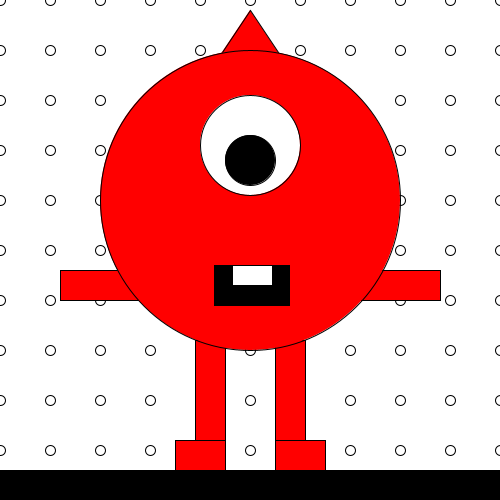
Frame 1 (no input)
Frame 60 (the mouse pressed at the canvas centre just before this capture): identical to frame 1, image omitted
Frame 120 (the mouse held since frame 60 and released just before this capture): identical to frame 1, image omitted

The Processing sketch that drew this single still picture (run headless with seeded random() and noise(); from frame 60 on, the mouse is pressed at the canvas centre):

// Processing sketch: processing_159934
// ── processing_159934.pde

void setup () {
  size(500, 500) ;

}

void draw() {
background(255) ;

fill(255) ;
//this is the pattern
for (int y = 0 ; y < 30; y++) {
for (int x = 0 ; x < 30 ; x++) {
  ellipse(50*x, 50*y , 10, 10) ;
    }
  }
fill(255, 0, 0) ;
   triangle(220, 55, 250, 10, 280, 55) ;
   rect(60, 270, 80, 30) ;
   rect(350, 270, 90, 30) ;
  rect(195, 340, 30, 100) ;
   rect(275, 340, 30, 100) ;
   rect(175, 440, 50, 30) ;
   rect(275, 440, 50, 30) ;
   
  ellipse(250, 200, 300, 300) ;
  
  
  

  
  fill(255, 255, 255) ;
  ellipse(250, 145, 100, 100) ;
 
  
   fill(0) ;
   rect(214, 265, 75, 40);
  ellipse(250, 160, 50, 50) ;
  rect(0, 470, width, 30) ; 
    fill(255, 255, 255) ;
    rect(232, 265, 40, 20);

//shows coordinates
/*fill(255) ;
rect(0, 0, 65, 20) ;
fill(0) ;
text(mouseX + ", " + mouseY, 10, 10) ;*/
}
